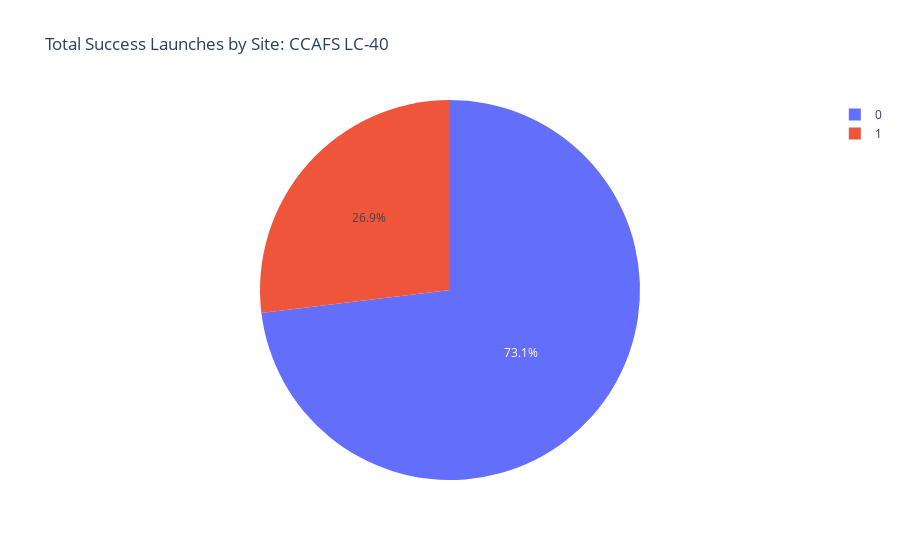

The notebook cell this image was saved under:
### Code cell
entered_site = df['Launch Site'].value_counts().index.to_list()[0]
# filtered_df = spacex_df[['Launch Site', 'class']].groupby(by=['Launch Site'], as_index=False).mean()
filtered_df = spacex_df[['Launch Site', 'class']][spacex_df['Launch Site'] == entered_site]
mean = filtered_df.groupby(by='Launch Site', as_index=False).mean()
means = {}
means[1] = mean['class'][0]
means[0] = 1 - means[1]

fig = px.pie(values=means.values(), names=means.keys(),
             title=f'Total Success Launches by Site: {entered_site}')

fig.show()

# means_df = pd.DataFrame([means]).transpose()
# means_df.rename(columns={0: 'class'}, inplace=True)
# means_df

### Figure 1 — Plotly figure (JSON) as saved in the notebook; plotly's stock layout.template omitted (floating-point values rounded to 4 significant figures)
{"data": [{"domain": {"x": [0, 1], "y": [0, 1]}, "hovertemplate": "label=%{label}<br>value=%{value}<extra></extra>", "labels": [1, 0], "legendgroup": "", "name": "", "showlegend": true, "type": "pie", "values": [0.2692, 0.7308]}], "layout": {"autosize": true, "legend": {"tracegroupgap": 0}, "title": {"text": "Total Success Launches by Site: CCAFS LC-40"}}}
